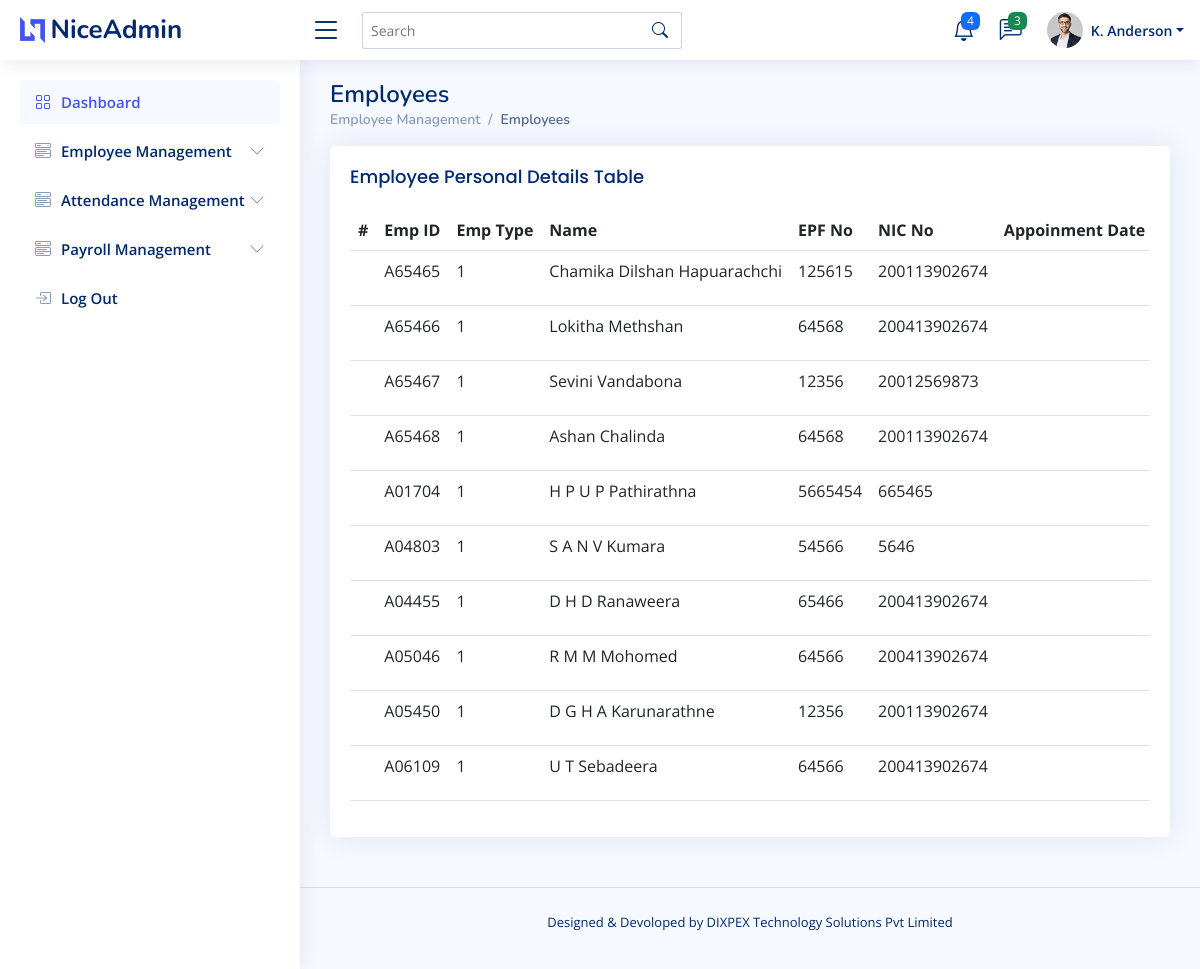
The page /employee_management/emplopyees on the database its author committed.
### employee/models.py (models this page shows)
class Employee(models.Model):
    emp_id = models.CharField(max_length=10,primary_key=True)
    emp_type = models.CharField(max_length=60)
    emp_title = models.CharField(default="", max_length=50),
    name = models.CharField(max_length=100)
    epf_no = models.CharField(max_length=10)
    nic_no = models.CharField(max_length=15)
    appoinment_date = models.DateField()
    termination_date = models.DateField()
    address = models.CharField(max_length=50)
    mobile_no = models.CharField(max_length=15)
    email = models.EmailField(max_length=50)
    bank_name = models.CharField(max_length=50)
    bank_branch = models.CharField(max_length=20)
    bank_acc_name = models.CharField(max_length=20)
    bank_acc_no = models.CharField(max_length=15)
    active_status = models.BooleanField(default=True)

### employee/views.py (the view)
# urls.py: path('emplopyees', EmployeesMainView.as_view(),name="employees_main_view"),
class EmployeesMainView(ListView):
    model = Employee
    template_name = 'employees.html'
    def get_queryset(self):
        return Employee.objects.all()

### employee/templates/employees.html (shortened to what this page needs)
{% extends "base.html" %}
{% block top_heading %}Employee Management{% endblock %}
{% block sub_heading %} Employees{% endblock %}
{% block sub_heading2 %} Employees{% endblock %}
{% block content %}
<div class="card">
    <div class="card-body">
        <h5 class="card-title">Employee Personal Details Table</h5>
        <table class="table table-hover table_custom">
            <thead>
                <tr>
                    <th scope="col">#</th>
                    <th scope="col">Emp ID</th>
                    <th scope="col">Emp Type</th>
                    <th scope="col">Name</th>
                    <th scope="col">EPF No</th>
                    <th scope="col">NIC No</th>
                    <th scope="col">Appoinment Date</th>
                </tr>
            </thead>
            <tbody>
                {% for employee in employee_list %}
                <tr>
                    <th scope="row"></th>
                    <td>{{ employee.emp_id }}</td>
                    <td>{{ employee.emp_type }}</td>
                    <td>{{ employee.name }}</td>
                    <td>{{ employee.epf_no }}</td>
                    <td>{{ employee.nic_no }}</td>
                    <td>{{ employee.appoinement_date }}</td>
                </tr>
                {% endfor %}
            </tbody>
        </table>
    </div>
</div>
{% endblock %}

### accounts/templates/base.html (shortened to what this page needs)
{% load static %}
<!DOCTYPE html>
<html lang="en">
<head>
  <link href="{% static 'assets/vendor/bootstrap/css/bootstrap.min.css' %}" rel="stylesheet">
  <link href="{% static 'assets/vendor/bootstrap-icons/bootstrap-icons.css' %}" rel="stylesheet">
  <link href="{% static 'assets/vendor/boxicons/css/boxicons.min.css' %}" rel="stylesheet">
  <link href="{% static 'assets/vendor/quill/quill.snow.css' %}" rel="stylesheet">
  <link href="{% static 'assets/vendor/quill/quill.bubble.css' %}" rel="stylesheet">
  <link href="{% static 'assets/vendor/remixicon/remixicon.css' %}" rel="stylesheet">
  <link href="{% static 'assets/vendor/simple-datatables/style.css' %}" rel="stylesheet">
  <link href="{% static 'assets/css/style.css' %}" rel="stylesheet">
  <link rel="stylesheet" href="{% static 'css/customss.css' %}">
</head>
<body>
  <header id="header" class="header fixed-top d-flex align-items-center">
    <div class="d-flex align-items-center justify-content-between">
      <a href="index.html" class="logo d-flex align-items-center">
        <img src="{% static 'assets/img/logo.png' %}" alt="">
        <span class="d-none d-lg-block">NiceAdmin</span>
      </a>
      <i class="bi bi-list toggle-sidebar-btn"></i>
    </div>
    <div class="search-bar">
      <form class="search-form d-flex align-items-center" method="POST" action="#">
        <input type="text" name="query" placeholder="Search" title="Enter search keyword">
        <button type="submit" title="Search"><i class="bi bi-search"></i></button>
      </form>
    </div>
    <nav class="header-nav ms-auto">
      <ul class="d-flex align-items-center">
        <li class="nav-item dropdown">
          <a class="nav-link nav-icon" href="#" data-bs-toggle="dropdown">
            <i class="bi bi-bell"></i>
            <span class="badge bg-primary badge-number">4</span>
          </a>
        </li>
        <li class="nav-item dropdown">
          <a class="nav-link nav-icon" href="#" data-bs-toggle="dropdown">
            <i class="bi bi-chat-left-text"></i>
            <span class="badge bg-success badge-number">3</span>
          </a>
        </li>
        <li class="nav-item dropdown pe-3">
          <a class="nav-link nav-profile d-flex align-items-center pe-0" href="#" data-bs-toggle="dropdown">
            <img src="assets/img/profile-img.jpg" alt="Profile" class="rounded-circle">
            <span class="d-none d-md-block dropdown-toggle ps-2">K. Anderson</span>
          </a>
        </li>
      </ul>
    </nav>
  </header>
  <aside id="sidebar" class="sidebar">
    <ul class="sidebar-nav" id="sidebar-nav">
      <li class="nav-item">
        <a class="nav-link " href="{% url 'dashboard_main_view' %}">
          <i class="bi bi-grid"></i>
          <span>Dashboard</span>
        </a>
      </li>
      <li class="nav-item">
        <a class="nav-link collapsed" data-bs-target="#employee-management-nav" data-bs-toggle="collapse" href="#">
          <i class="bi bi-menu-button-wide"></i><span>Employee Management</span><i
            class="bi bi-chevron-down ms-auto"></i>
        </a>
      </li>
      <li class="nav-item">
        <a class="nav-link collapsed" data-bs-target="#attendance-management-nav" data-bs-toggle="collapse" href="#">
          <i class="bi bi-menu-button-wide"></i><span>Attendance Management</span><i class="bi bi-chevron-down ms-auto"></i>
        </a>
      </li>
      <li class="nav-item">
        <a class="nav-link collapsed" data-bs-target="#payroll-management-nav" data-bs-toggle="collapse" href="">
          <i class="bi bi-menu-button-wide"></i><span>Payroll Management</span><i class="bi bi-chevron-down ms-auto"></i>
        </a>
      </li>
      <li class="nav-item">
        <a class="nav-link collapsed" href="{% url 'logout_user_url' %}">
          <i class="bi bi-box-arrow-in-right"></i>
          <span>Log Out</span>
        </a>
      </li>
    </ul>
  </aside>
  <main id="main" class="main">
    <div class="pagetitle">
      <h1>{% block sub_heading %}{% endblock %}</h1>
      <nav>
        <ol class="breadcrumb">
          <li class="breadcrumb-item"><a href="">{% block top_heading %}{% endblock %}</a></li>
          <li class="breadcrumb-item active">{% block sub_heading2 %}{% endblock %}</li>
        </ol>
      </nav>
    </div>
    {% block content %}
    {% endblock %}
  </main>
  <footer id="footer" class="footer">
    <div class="credits">
      <p>Designed & Devoloped by DIXPEX Technology Solutions Pvt Limited</p>
    </div>
  </footer>
</body>
</html>

### static/assets/css/style.css (style rules this page uses)
:root { scroll-behavior: smooth; }
body { font-family: "Open Sans", sans-serif; background: #f6f9ff; color: #444444; }
a { color: #4154f1; text-decoration: none; }
h1, h2, h3, h4, h5, h6 { font-family: "Nunito", sans-serif; }
#main { margin-top: 60px; padding: 20px 30px; transition: all 0.3s; }
.pagetitle { margin-bottom: 10px; }
.pagetitle h1 { font-size: 24px; margin-bottom: 0; font-weight: 600; color: #012970; }
.card { margin-bottom: 30px; border: none; border-radius: 5px; box-shadow: 0px 0 30px rgba(1, 41, 112, 0.1); }
.card-title { padding: 20px 0 15px 0; font-size: 18px; font-weight: 500; color: #012970; font-family: "Poppins", sans-serif; }
.card-body { padding: 0 20px 20px 20px; }
.breadcrumb { font-size: 14px; font-family: "Nunito", sans-serif; color: #899bbd; font-weight: 600; }
.breadcrumb a { color: #899bbd; transition: 0.3s; }
.breadcrumb .breadcrumb-item::before { color: #899bbd; }
.breadcrumb .active { color: #51678f; font-weight: 600; }
.logo { line-height: 1; }
@media (min-width: 1200px) { .logo { width: 280px; } }
.logo img { max-height: 26px; margin-right: 6px; }
.logo span { font-size: 26px; font-weight: 700; color: #012970; font-family: "Nunito", sans-serif; }
.header { transition: all 0.5s; z-index: 997; height: 60px; box-shadow: 0px 2px 20px rgba(1, 41, 112, 0.1); background-color: #fff; padding-left: 20px; }
.header .toggle-sidebar-btn { font-size: 32px; padding-left: 10px; cursor: pointer; color: #012970; }
.header .search-bar { min-width: 360px; padding: 0 20px; }
.header .search-form { width: 100%; }
.header .search-form input { border: 0; font-size: 14px; color: #012970; border: 1px solid rgba(1, 41, 112, 0.2); padding: 7px 38px 7px 8px; border-radius: 3px; transition: 0.3s; width: 100%; }
.header .search-form button { border: 0; padding: 0; margin-left: -30px; background: none; }
.header .search-form button i { color: #012970; }
.header-nav ul { list-style: none; }
.header-nav>ul { margin: 0; padding: 0; }
.header-nav .nav-icon { font-size: 22px; color: #012970; margin-right: 25px; position: relative; }
.header-nav .nav-profile { color: #012970; }
.header-nav .nav-profile img { max-height: 36px; }
.header-nav .nav-profile span { font-size: 14px; font-weight: 600; }
.header-nav .badge-number { position: absolute; inset: -2px -5px auto auto; font-weight: normal; font-size: 12px; padding: 3px 6px; }
.sidebar { position: fixed; top: 60px; left: 0; bottom: 0; width: 300px; z-index: 996; transition: all 0.3s; padding: 20px; overflow-y: auto; scrollbar-width: thin; scrollbar-color: #aab7cf transparent; box-shadow: 0px 0px 20px rgba(1, 41, 112, 0.1); background-color: #fff; }
@media (min-width: 1200px) { #main, #footer { margin-left: 300px; } }
.sidebar-nav { padding: 0; margin: 0; list-style: none; }
.sidebar-nav li { padding: 0; margin: 0; list-style: none; }
.sidebar-nav .nav-item { margin-bottom: 5px; }
.sidebar-nav .nav-link { display: flex; align-items: center; font-size: 15px; font-weight: 600; color: #4154f1; transition: 0.3; background: #f6f9ff; padding: 10px 15px; border-radius: 4px; }
.sidebar-nav .nav-link i { font-size: 16px; margin-right: 10px; color: #4154f1; }
.sidebar-nav .nav-link.collapsed { color: #012970; background: #fff; }
.sidebar-nav .nav-link.collapsed i { color: #899bbd; }
.sidebar-nav .nav-link .bi-chevron-down { margin-right: 0; transition: transform 0.2s ease-in-out; }
.footer { padding: 20px 0; font-size: 14px; transition: all 0.3s; border-top: 1px solid #cddfff; }
.footer .credits { padding-top: 5px; text-align: center; font-size: 13px; color: #012970; }

### static/css/customss.css (style rules this page uses)
.table_custom { display: block; overflow-x: auto; white-space: nowrap; }

### rows shown on the page
Employee: emp_id "A65465", emp_type "1", name "Chamika Dilshan Hapuarachchi", epf_no "125615", nic_no "200113902674"
Employee: emp_id "A65466", emp_type "1", name "Lokitha Methshan", epf_no "64568", nic_no "200413902674"
Employee: emp_id "A65467", emp_type "1", name "Sevini Vandabona", epf_no "12356", nic_no "20012569873"
Employee: emp_id "A65468", emp_type "1", name "Ashan Chalinda", epf_no "64568", nic_no "200113902674"
Employee: emp_id "A01704", emp_type "1", name "H P U P Pathirathna", epf_no "5665454", nic_no "665465"
Employee: emp_id "A04803", emp_type "1", name "S A N V Kumara", epf_no "54566", nic_no "5646"
Employee: emp_id "A04455", emp_type "1", name "D H D Ranaweera", epf_no "65466", nic_no "200413902674"
Employee: emp_id "A05046", emp_type "1", name "R M M Mohomed", epf_no "64566", nic_no "200413902674"
Employee: emp_id "A05450", emp_type "1", name "D G H A Karunarathne", epf_no "12356", nic_no "200113902674"
Employee: emp_id "A06109", emp_type "1", name "U T Sebadeera", epf_no "64566", nic_no "200413902674"
